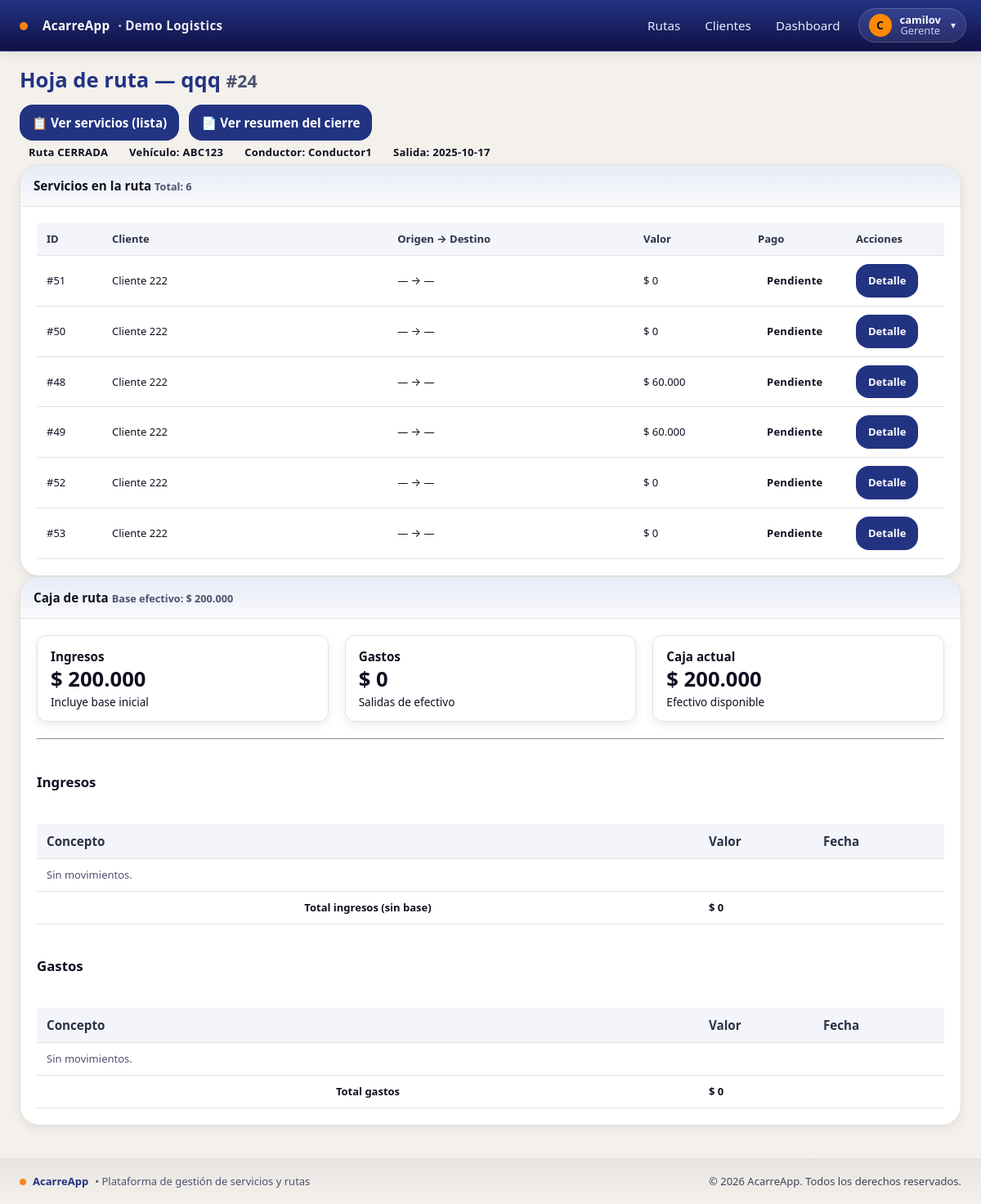
The page /rutas/24/hoja/ (signed in) on the database its author committed.
### empresa/models.py (models this page shows, shortened)
class Empresa(models.Model):
    nombre = models.CharField(max_length=120, unique=True)
    slug = models.SlugField(max_length=60, unique=True)
    nit = models.CharField(max_length=30, blank=True)
    activa = models.BooleanField(default=True)
    created_at = models.DateTimeField(auto_now_add=True)

class Vehiculo(models.Model):
    empresa = models.ForeignKey(Empresa, on_delete=models.PROTECT)
    placa = models.CharField(max_length=15)
    marca = models.CharField(max_length=60, blank=True)
    modelo = models.CharField(max_length=60, blank=True)
    activo = models.BooleanField(default=True)
    class Meta:
        unique_together = [('empresa','placa')]
        ordering = ['placa']

class Cliente(models.Model):
    empresa = models.ForeignKey(Empresa, on_delete=models.PROTECT)
    nombre = models.CharField(max_length=120)
    contacto = models.CharField(max_length=120, blank=True)
    telefono = models.CharField(max_length=50, blank=True)
    direccion = models.CharField(max_length=200, blank=True)
    activo = models.BooleanField(default=True)
    class Meta:
        unique_together = [('empresa','nombre')]
        ordering = ['nombre']

### usuarios/models.py (models this page shows, shortened)
class UserProfile(models.Model):
    user = models.OneToOneField(User, on_delete=models.CASCADE)
    empresa = models.ForeignKey(Empresa, on_delete=models.PROTECT, null=True)
    rol = models.CharField(max_length=20, choices=[('GERENTE','Gerente'),('CONDUCTOR','Conductor')])

### rutas/models.py (models this page shows, shortened)
class Ruta(models.Model):
    empresa = models.ForeignKey(Empresa, on_delete=models.CASCADE)
    fecha_salida = models.DateField()
    vehiculo = models.ForeignKey(Vehiculo, on_delete=models.PROTECT)
    conductor = models.ForeignKey(User, on_delete=models.PROTECT)
    base_efectivo = models.DecimalField(max_digits=10, decimal_places=2, default=200000)
    estado = models.CharField(max_length=20, choices=[('ACTIVA', 'Activa'), ('CERRADA', 'Cerrada')], default='ACTIVA')
    nombre = models.CharField(max_length=150, blank=True, help_text="Ej: Jardin - Medellin - Jardin")
    created_at = models.DateTimeField(auto_now_add=True)

### servicios/models.py (models this page shows, shortened)
class Servicio(models.Model):
    PENDIENTE = 'PEND'
    ANTICIPO = 'ANT'
    PAGADO = 'PAG'
    ESTADOS = [(PENDIENTE,'Pendiente'), (ANTICIPO,'Recibir anticipo'), (PAGADO,'Pagado')]
    cliente = models.ForeignKey('empresa.Cliente', on_delete=models.PROTECT)
    ruta = models.ForeignKey('rutas.Ruta', on_delete=models.CASCADE, related_name='servicios')
    valor = models.PositiveIntegerField(default=0)
    estado_pago = models.CharField(max_length=4, choices=ESTADOS, default=PENDIENTE)
    anticipo = models.PositiveIntegerField(default=0)
    origen = models.CharField(max_length=200, blank=True)
    destino = models.CharField(max_length=200, blank=True)
    notas = models.TextField(blank=True)
    recogido = models.BooleanField(default=False)
    entregado = models.BooleanField(default=False)
    recogido_en = models.DateTimeField(null=True, blank=True)
    lat_recogida = models.FloatField(null=True, blank=True)
    lon_recogida = models.FloatField(null=True, blank=True)
    entregado_en = models.DateTimeField(null=True, blank=True)
    lat_entrega = models.FloatField(null=True, blank=True)
    lon_entrega = models.FloatField(null=True, blank=True)
    orden = models.PositiveIntegerField(default=0, db_index=True)
    cantidad = models.PositiveIntegerField(
        default=1,
        validators=[MinValueValidator(1)],
        help_text="Número de unidades asociadas al servicio (mínimo 1)."
    )
    class Meta:
        ordering = ['ruta', 'orden', 'id']
    @property
    def saldo_cartera(self):
        if self.estado_pago == self.PAGADO:
            return 0
        if self.estado_pago == self.PENDIENTE:
            return self.valor
        return max(self.valor - self.anticipo, 0)

### rutas/views.py (the view)
# urls.py: path('<int:pk>/hoja/', views.RutaDetailView.as_view(), name='hoja'),   # ⬅️ hoja de ruta
@method_decorator(login_required, name='dispatch')
class RutaDetailView(DetailView):
    model = Ruta
    template_name = 'rutas/detail.html'
    context_object_name = 'ruta'
    def get_queryset(self):
        emp = get_current_empresa()
        qs = Ruta.objects.filter(empresa=emp).select_related('vehiculo', 'conductor')
        if is_conductor(self.request.user):
            qs = qs.filter(conductor=self.request.user)
        return qs
    def dispatch(self, request, *args, **kwargs):
        self.object = self.get_object()
        if is_conductor(request.user) and self.object.estado != 'ACTIVA':
            messages.warning(request, 'Esta ruta ya fue cerrada.')
            return redirect('rutas:list')
        return super().dispatch(request, *args, **kwargs)
    def get_context_data(self, **kwargs):
        ctx = super().get_context_data(**kwargs)
        ruta = self.object
        servicios = ruta.servicios.select_related('cliente').order_by('orden', 'id')
        tot_servicios = servicios.count()
        valor_total = sum(s.valor for s in servicios)
        total_cobrado = sum(s.valor for s in servicios if s.estado_pago == 'PAG')
        total_pendiente = sum(getattr(s, 'saldo_cartera', 0) for s in servicios)
        movs = ruta.movimientos.all().order_by('-timestamp')
        total_gastos = sum(m.valor for m in movs if m.tipo == 'GASTO')
        total_ingresos = ruta.base_efectivo + sum(m.valor for m in movs if m.tipo == 'INGRESO')
        disponible = total_ingresos - total_gastos
        utilidad_neta = total_cobrado - total_gastos
        base = ruta.base_efectivo or 0
        ingresos_sin_base = (total_ingresos or 0) - base
        ctx.update({
            'servicios': servicios,
            'movimientos': movs,
            'tot_servicios': tot_servicios,
            'valor_total': valor_total,
            'total_cobrado': total_cobrado,
            'total_pendiente': total_pendiente,
            'total_gastos': total_gastos,
            'total_ingresos': total_ingresos,
            'disponible': disponible,
            'utilidad_neta': utilidad_neta,
            'ingresos_sin_base': ingresos_sin_base,   # ← aquí
            'es_gerente': is_gerente(self.request.user),
            'es_conductor': is_conductor(self.request.user),
            'add_servicio_url': reverse('servicios:crear') + f'?ruta={ruta.pk}',
        })
        return ctx

### templates/rutas/detail.html (shortened to what this page needs)
{% extends "base.html" %}
{% load formatting %}
{% load humanize %}
{% block content %}
<div class="d-flex justify-content-between align-items-center mb-3">
  <h1 class="m-0">
    Hoja de ruta — {{ ruta.nombre|default:"(sin nombre)" }} <small class="text-muted">#{{ ruta.id }}</small>
  </h1>
  <div class="actions-inline">
    <a class="btn btn-outline-primary" href="{% url 'servicios:por_ruta' ruta.id %}">📋 Ver servicios (lista)</a>
    {% if user.is_superuser or user.is_staff %}
      {% if ruta.estado == "ACTIVA" %}
        <form method="post"
              action="{% url 'rutas:cerrar' ruta.id %}"
              onsubmit="return confirm('¿Seguro que quieres cerrar la ruta #{{ ruta.id }}? Ya no se podrán operar servicios y se generará el cierre.');">
          {% csrf_token %}
          <button class="btn btn-outline-danger">🔒 Cerrar ruta</button>
        </form>
      {% else %}
        <a class="btn btn-outline-dark" href="{% url 'rutas:cierre_resumen' ruta.id %}">📄 Ver resumen del cierre</a>
      {% endif %}
    {% endif %}
  </div>
</div>
<div class="mb-3">
  {% if ruta.estado == "ACTIVA" %}
    <span class="badge text-bg-success">Ruta ACTIVA</span>
  {% else %}
    <span class="badge text-bg-secondary">Ruta CERRADA</span>
  {% endif %}
  {% if ruta.vehiculo %}
    <span class="badge text-bg-light text-dark">
      Vehículo: {% firstof ruta.vehiculo.placa ruta.vehiculo|stringformat:"s" "—" %}
    </span>
  {% endif %}
  {% if ruta.conductor %}
    <span class="badge text-bg-light text-dark">
      Conductor: {% firstof ruta.conductor.get_full_name ruta.conductor.username "—" %}
    </span>
  {% endif %}
  {% if ruta.fecha_salida %}
    <span class="badge text-bg-light text-dark">Salida: {{ ruta.fecha_salida|date:"Y-m-d" }}</span>
  {% endif %}
</div>
<div class="row g-3">
  <div class="col-lg-7">
    <div class="card shadow-sm h-100">
      <div class="card-header d-flex justify-content-between align-items-center">
        <span>Servicios en la ruta</span>
        <small class="text-muted">Total: {{ servicios|length }}</small>
      </div>
      <div class="card-body p-0">
        <div class="table-responsive">
          <table class="table table-striped table-hover align-middle mb-0">
            <thead class="table-light">
              <tr>
                <th class="text-center" style="width:80px;">ID</th>
                <th style="min-width:160px;">Cliente</th>
                <th>Origen → Destino</th>
                <th class="text-end" style="width:140px;">Valor</th>
                <th class="text-center" style="width:120px;">Pago</th>
                <th class="text-center" style="width:120px;">Acciones</th>
              </tr>
            </thead>
            <tbody id="sortable-servicios">
              {% for s in servicios %}
              <tr data-id="{{ s.id }}">
                <td class="text-center">#{{ s.id }}</td>
                <td>{% firstof s.cliente.nombre s.cliente "—" %}</td>
                <td>{{ s.origen|default:"—" }} → {{ s.destino|default:"—" }}</td>
                <td class="text-end">{{ s.valor|default:0|money }}</td>
                <td class="text-center">
                  {% if s.estado_pago == "PEND" %}
                    <span class="badge text-bg-secondary">Pendiente</span>
                  {% elif s.estado_pago == "ANT" %}
                    <span class="badge text-bg-warning">Anticipo</span>
                  {% else %}
                    <span class="badge text-bg-success">Pagado</span>
                  {% endif %}
                </td>
                <td class="text-center">
                  <a class="btn btn-sm btn-outline-primary" href="{% url 'servicios:detail' s.id %}">Detalle</a>
                </td>
              </tr>
              {% empty %}
              <tr><td {% if es_gerente and ruta.estado == "ACTIVA" %}colspan="7"{% else %}colspan="6"{% endif %} class="text-center text-muted py-4">Sin servicios.</td></tr>
              {% endfor %}
            </tbody>
          </table>
        </div>
      </div>
    </div>
  </div>
  <div class="col-lg-5">
    <div class="card shadow-sm h-100">
      <div class="card-header d-flex justify-content-between align-items-center">
        <span>Caja de ruta</span>
        <small class="text-muted">Base efectivo: <strong>{{ ruta.base_efectivo|default:0|money }}</strong></small>
      </div>
      <div class="card-body">
        <div class="kpis mb-3">
          <div class="kpi">
            <div class="label">Ingresos</div>
            <div class="value">{{ total_ingresos|default_if_none:0|money }}</div>
            <div class="desc">Incluye base inicial</div>
          </div>
          <div class="kpi">
            <div class="label">Gastos</div>
            <div class="value">{{ total_gastos|default_if_none:0|money }}</div>
            <div class="desc">Salidas de efectivo</div>
          </div>
          <div class="kpi">
            <div class="label">Caja actual</div>
            <div class="value">{{ disponible|default_if_none:0|money }}</div>
            <div class="desc">Efectivo disponible</div>
          </div>
        </div>
        <hr>
        <div class="row g-3 mov-block">
          <div class="col-md-6">
            <h6 class="text-muted">Ingresos</h6>
            <div class="table-responsive">
              <table class="table table-sm table-striped align-middle mov-table">
                <thead>
                  <tr>
                    <th>Concepto</th>
                    <th class="text-end" style="width:140px;">Valor</th>
                    <th class="text-muted small" style="width:160px;">Fecha</th>
                  </tr>
                </thead>
                <tbody>
                  {% for m in movimientos %}
                    {% if m.tipo == "INGRESO" %}
                      <tr>
                        <td>{% firstof m.concepto m.servicio.nombre m.servicio|stringformat:"s" "(sin detalle)" %}</td>
                        <td class="text-end">{{ m.valor|money }}</td>
                        <td class="text-muted small">{{ m.timestamp|date:"Y-m-d H:i" }}</td>
                      </tr>
                    {% endif %}
                  {% empty %}
                    <tr><td colspan="3" class="text-center text-muted">Sin movimientos.</td></tr>
                  {% endfor %}
                </tbody>
                <tfoot>
                  <tr>
                    <th class="text-end">Total ingresos (sin base)</th>
                    <td class="text-end">{{ ingresos_sin_base|default_if_none:0|money }}</td>
                    <td></td>
                  </tr>
                </tfoot>
              </table>
            </div>
          </div>
          <div class="col-md-6">
            <h6 class="text-muted">Gastos</h6>
            <div class="table-responsive">
              <table class="table table-sm table-striped align-middle mov-table">
                <thead>
                  <tr>
                    <th>Concepto</th>
                    <th class="text-end" style="width:140px;">Valor</th>
                    <th class="text-muted small" style="width:160px;">Fecha</th>
                  </tr>
                </thead>
                <tbody>
                  {% for m in movimientos %}
                    {% if m.tipo == "GASTO" %}
                      <tr>
                        <td>{{ m.concepto|default:"(sin detalle)" }}</td>
                        <td class="text-end">{{ m.valor|money }}</td>
                        <td class="text-muted small">{{ m.timestamp|date:"Y-m-d H:i" }}</td>
                      </tr>
                    {% endif %}
                  {% empty %}
                    <tr><td colspan="3" class="text-center text-muted">Sin movimientos.</td></tr>
                  {% endfor %}
                </tbody>
                <tfoot>
                  <tr>
                    <th class="text-end">Total gastos</th>
                    <td class="text-end">{{ total_gastos|default_if_none:0|money }}</td>
                    <td></td>
                  </tr>
                </tfoot>
              </table>
            </div>
          </div>
        </div>
      </div>
    </div>
  </div>
</div>
{% endblock %}

### templates/includes/navbar.html (shortened to what this page needs)
<header class="navbar">
  <div class="container nav-inner" style="padding-left:18px; padding-right:18px;">
    <a class="brand" href="{% url 'rutas:list' %}" style="display:flex;align-items:center;gap:10px;">
      <span class="dot" style="margin-left:6px;margin-right:8px;transform:translateY(1px);"></span>
      <span>AcarreApp</span>
      {% if empresa_actual %}
        <span class="empresa">· {{ empresa_actual.nombre }}</span>
      {% endif %}
    </a>
    {% if request.user.is_authenticated %}
      {% with rol=request.user.userprofile.rol|default_if_none:'' %}
        {% if request.user.is_superuser or request.user.is_staff or rol == 'GERENTE' %}
          <nav class="nav main-nav" aria-label="Navegación principal">
            <a href="{% url 'rutas:list' %}">Rutas</a>
            <a href="{% url 'empresa:clientes_list' %}">Clientes</a>
            <a href="{% url 'dashboard:home' %}">Dashboard</a>
          </nav>
        {% else %}
          <nav class="nav main-nav" aria-label="Navegación principal">
            <a href="{% url 'rutas:list' %}">Rutas</a>
          </nav>
        {% endif %}
        <div class="menu-right" style="display:flex;align-items:center;gap:10px;">
          <button class="userchip" id="userchip" aria-haspopup="true" aria-expanded="false"
                  title="{{ request.user.get_full_name|default:request.user.username }}">
            <span class="avatar">
              {{ request.user.get_full_name|default:request.user.username|first|upper }}
            </span>
            <span class="meta">
              <span class="name">{{ request.user.get_full_name|default:request.user.username }}</span>
              {% if rol %}<span class="role">{{ rol|title }}</span>{% endif %}
            </span>
            <span class="caret">▾</span>
          </button>
        </div>
      {% endwith %}
    {% else %}
      <nav class="nav main-nav" aria-label="Navegación principal">
        <a href="{% url 'login' %}">Iniciar sesión</a>
      </nav>
    {% endif %}
  </div>
</header>

### rows shown on the page
Empresa: nombre "Demo Logistics"
UserProfile: rol "Gerente"
Ruta: nombre "qqq", id "24", vehiculo.placa "ABC123", conductor.username "Conductor1", fecha_salida "2025-10-17", base_efectivo "$ 200.000"
Servicio: id "51", cliente.nombre "Cliente 222", origen "—", destino "—", valor "$ 0", estado_pago "Pendiente"
Servicio: id "50", cliente.nombre "Cliente 222", origen "—", destino "—", valor "$ 0", estado_pago "Pendiente"
Servicio: id "48", cliente.nombre "Cliente 222", origen "—", destino "—", valor "$ 60.000", estado_pago "Pendiente"
Servicio: id "49", cliente.nombre "Cliente 222", origen "—", destino "—", valor "$ 60.000", estado_pago "Pendiente"
Servicio: id "52", cliente.nombre "Cliente 222", origen "—", destino "—", valor "$ 0", estado_pago "Pendiente"
Servicio: id "53", cliente.nombre "Cliente 222", origen "—", destino "—", valor "$ 0", estado_pago "Pendiente"

### other values the page prints
{{ request.user.get_full_name|default:request.user.username|first|upper }} "C"
{{ request.user.get_full_name|default:request.user.username }} "camilov"
{{ servicios|length }} "6"
{{ total_ingresos|default_if_none:0|money }} "$ 200.000"
{{ total_gastos|default_if_none:0|money }} "$ 0"
{{ disponible|default_if_none:0|money }} "$ 200.000"
{{ ingresos_sin_base|default_if_none:0|money }} "$ 0"
